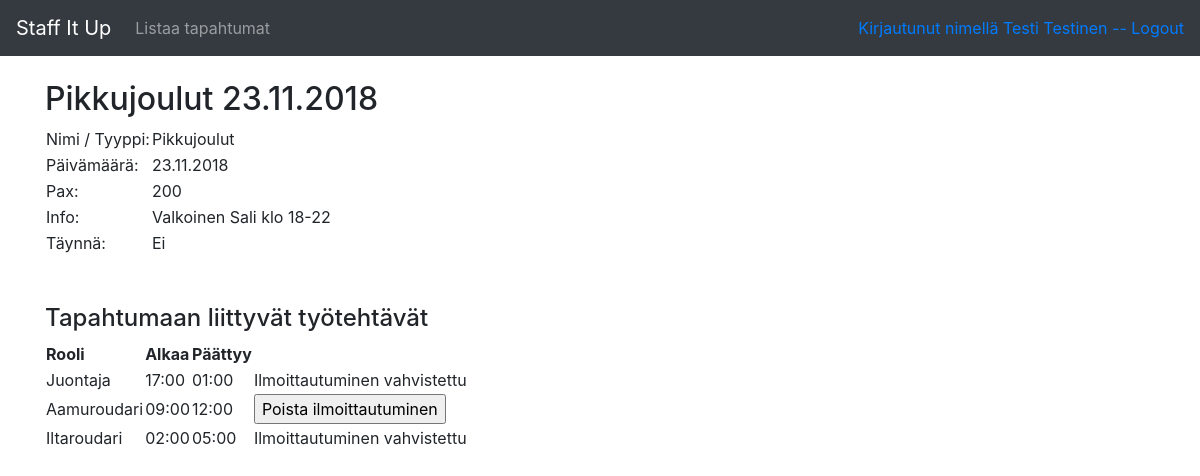
The page /user/events/1/details (signed in) on the database its author committed.
### application/auth/models.py (models this page shows, shortened)
class User(db.Model):
    __tablename__ = "account"
    id = db.Column(db.Integer, primary_key=True)
    date_created = db.Column(db.DateTime, default=db.func.current_timestamp())
    date_modified = db.Column(db.DateTime, default=db.func.current_timestamp(),
                              onupdate=db.func.current_timestamp())
    name = db.Column(db.String(144), nullable=False)
    username = db.Column(db.String(20), nullable=False)
    password = db.Column(db.String(30), nullable=False)
    email = db.Column(db.String(144))
    phone = db.Column(db.String(20))
    roles = db.relationship("Role", secondary="account_role")
    def is_authenticated(self):
        return True
    def role_ok(self, role):
        for user_role in self.roles:
                    if user_role.name == role:
                        return True

### application/events/models.py (models this page shows, shortened)
class Event(db.Model):
    id = db.Column(db.Integer, primary_key=True)
    type = db.Column(db.String(144), nullable=False)
    date = db.Column(db.Date, nullable=False)
    pax = db.Column(db.Integer)
    info = db.Column(db.String(500))
    staffed = db.Column(db.Boolean, nullable=False)
    assignments = db.relationship("Assignment", backref='event', lazy=True)

### application/assignments/models.py (models this page shows, shortened)
class Assignment(db.Model):
    id = db.Column(db.Integer, primary_key=True)
    starttime = db.Column(db.Time, nullable=False)
    endtime = db.Column(db.Time, nullable=False)
    role = db.Column(db.String(144), nullable=False)
    event_id = db.Column(db.Integer, db.ForeignKey('event.id'),
       nullable=False)
    users = db.relationship("User", secondary="account_assignment")
    registrations = db.relationship("AssignmentRegistration", backref='assignment', lazy=True)
    @staticmethod
    def check_reg_existence(user, assignment):
        r = AssignmentRegistration.query.filter_by(account_id=user, assignment_id=assignment).first()
        if r:
            return True
        else:
            return False
    @staticmethod
    def check_reg_confirmed(user, assignment):
        r = AssignmentRegistration.query.filter_by(account_id=user, assignment_id=assignment).first()
        if r and r.confirmed == True:
            return True
        else:
            return False

### application/events/views.py (the view)
@app.route("/user/events/<event_id>/details", methods=["GET"])
@login_required(role="user")
def event_details_user(event_id):
    event = Event.query.get(event_id)
    return render_template("user/events/event.html", event=event, assignments=event.assignments)

### application/__init__.py (called while the page is built)
@login_manager.user_loader
def load_user(user_id):
    return User.query.get(user_id)

### application/templates/user/events/event.html
{% extends "layout.html" %}
{% block body %}
<h2>{{ event.type }} {{ event.date.strftime("%d.%m.%Y") }}</h2>
  <table>
    <tr>
      <td>Nimi / Tyyppi: </td>
      <td>{{ event.type }}</td>
    </tr>
    <tr>
      <td>Päivämäärä: </td>
      <td>{{ event.date.strftime("%d.%m.%Y") }}</td>
    </tr>
    <tr>
      <td>Pax: </td>
      <td>{{ event.pax }}</td>
    </tr>
    <tr>
      <td>Info: </td>
      <td>{{ event.info }}</td>
    </tr>
    <tr>
      <td>Täynnä: </td>
      {% if event.staffed  %}
      <td>Kyllä</td>
      {% else %}
      <td>Ei</td>
      {% endif %}
    </tr>
  </table>
  <br><br>
  <h4>Tapahtumaan liittyvät työtehtävät</h4>
  <table>
    <tr>
      <th>Rooli</th>
      <th>Alkaa</th>
      <th>Päättyy</th>
    </tr>
    {% for assignment in assignments %}
    <tr>
      <td> {{ assignment.role }} </td>
      <td>{{ assignment.starttime.strftime("%H:%M") }}</td>
      <td>{{ assignment.endtime.strftime("%H:%M") }}</td>
      <td>
        {% if assignment.check_reg_confirmed(current_user.id, assignment.id) == True %}
        Ilmoittautuminen vahvistettu
        {% elif assignment.check_reg_existence(current_user.id, assignment.id) %}
        <form method="POST" action="{{ url_for('reg_delete', assignment_id=assignment.id, event_id=event.id) }}">
	        <input type="submit" value="Poista ilmoittautuminen"/>
	      </form>
        {% else %}
        <form method="POST" action="{{ url_for('reg_create', assignment_id=assignment.id, event_id=event.id) }}">
	        <input type="submit" value="Ilmoittaudu"/>
	      </form>
        {% endif %}
      </td
    </tr>
    {% endfor %}
  </table>
{% endblock %}

### application/templates/layout.html (shortened to what this page needs)
<!DOCTYPE html>
  <html>
    <head>
      <link rel="stylesheet" href="https://maxcdn.bootstrapcdn.com/bootstrap/4.0.0/css/bootstrap.min.css">
    </head>
    <body>
      <nav class="navbar navbar-expand-md navbar-dark bg-dark mb-4">
        <a class="navbar-brand" href="{{ url_for('index') }} ">Staff It Up</a>
	        <div class="collapse navbar-collapse" id="navbarCollapse">
            <ul class="navbar-nav mr-auto">
              {% if current_user.is_authenticated and current_user.role_ok("admin")  %}
              <li class="nav-item">
                <a class="nav-link" href="{{ url_for('events_index') }} ">Listaa tapahtumat</a>
              </li>
              <li class="nav-item">
                <a class="nav-link" href="{{ url_for('events_form') }} ">Lisää uusi tapahtuma</a>
              </li>
              {% elif current_user.is_authenticated and current_user.role_ok("user") %}
              <li class="nav-item">
                <a class="nav-link" href="{{ url_for('events_userindex') }}">Listaa tapahtumat</a>
              </li>
              {% endif %}
            </ul>
          </div>
          <div class="form-inline mt-2 mt-md-0">
            {% if current_user.is_authenticated %}
            <a href="{{ url_for('auth_logout') }}">Kirjautunut nimellä {{ current_user.name }} -- Logout</a>
            {% endif %}
          </div>
        </nav>
        <main role="main" class="container">
	      {% block body %}{% endblock %}
      </main>
    </body>
  </html>

### rows shown on the page
User: name "Testi Testinen"
Event: type "Pikkujoulut", date "23.11.2018", pax "200", info "Valkoinen Sali klo 18-22"
Assignment: role "Juontaja", starttime "17:00", endtime "01:00", shows "Ilmoittautuminen vahvistettu"
Assignment: role "Aamuroudari", starttime "09:00", endtime "12:00"
Assignment: role "Iltaroudari", starttime "02:00", endtime "05:00", shows "Ilmoittautuminen vahvistettu"
